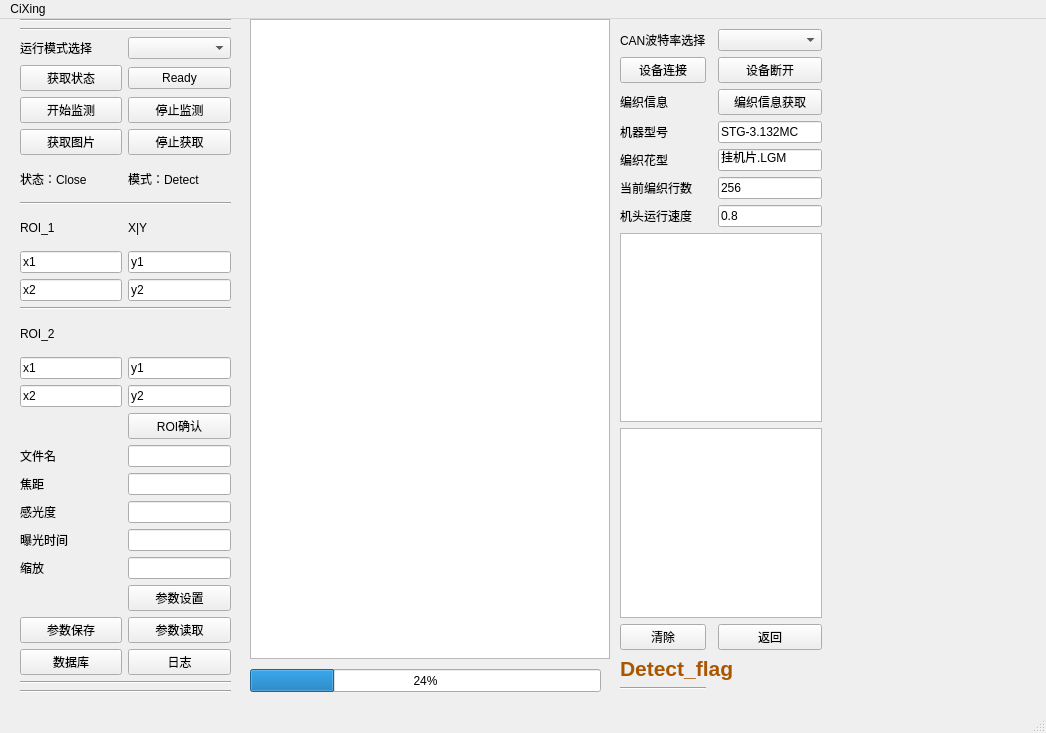
<?xml version="1.0" encoding="UTF-8"?>
<ui version="4.0">
 <class>MainWindow</class>
 <widget class="QMainWindow" name="MainWindow">
  <property name="geometry">
   <rect>
    <x>0</x>
    <y>0</y>
    <width>1046</width>
    <height>733</height>
   </rect>
  </property>
  <property name="windowTitle">
   <string>CanDerive</string>
  </property>
  <widget class="QWidget" name="centralwidget">
   <widget class="QWidget" name="gridLayoutWidget">
    <property name="geometry">
     <rect>
      <x>20</x>
      <y>0</y>
      <width>211</width>
      <height>674</height>
     </rect>
    </property>
    <layout class="QGridLayout" name="gridLayout_2">
     <item row="21" column="1">
      <widget class="QLineEdit" name="edit_par_ZoomRatio"/>
     </item>
     <item row="17" column="1">
      <widget class="QLineEdit" name="edit_par_FileName"/>
     </item>
     <item row="0" column="0" colspan="2">
      <widget class="Line" name="line_9">
       <property name="orientation">
        <enum>Qt::Horizontal</enum>
       </property>
      </widget>
     </item>
     <item row="5" column="0">
      <widget class="QPushButton" name="button_startDetect">
       <property name="maximumSize">
        <size>
         <width>16770000</width>
         <height>16777215</height>
        </size>
       </property>
       <property name="text">
        <string>开始监测</string>
       </property>
       <property name="default">
        <bool>false</bool>
       </property>
      </widget>
     </item>
     <item row="3" column="1">
      <widget class="QComboBox" name="comboBox_ModeSelect"/>
     </item>
     <item row="10" column="1">
      <widget class="QLineEdit" name="edit_roiRange1_y1">
       <property name="text">
        <string>y1</string>
       </property>
      </widget>
     </item>
     <item row="20" column="1">
      <widget class="QLineEdit" name="edit_par_ExposureTime"/>
     </item>
     <item row="23" column="0">
      <widget class="QPushButton" name="button_parSave">
       <property name="maximumSize">
        <size>
         <width>16770000</width>
         <height>16777215</height>
        </size>
       </property>
       <property name="text">
        <string>参数保存</string>
       </property>
       <property name="default">
        <bool>false</bool>
       </property>
      </widget>
     </item>
     <item row="8" column="0" colspan="2">
      <widget class="Line" name="line">
       <property name="orientation">
        <enum>Qt::Horizontal</enum>
       </property>
      </widget>
     </item>
     <item row="15" column="1">
      <widget class="QLineEdit" name="edit_roiRange2_y2">
       <property name="text">
        <string>y2</string>
       </property>
      </widget>
     </item>
     <item row="12" column="0" colspan="2">
      <widget class="Line" name="line_4">
       <property name="orientation">
        <enum>Qt::Horizontal</enum>
       </property>
      </widget>
     </item>
     <item row="15" column="0">
      <widget class="QLineEdit" name="edit_roiRange2_x2">
       <property name="text">
        <string>x2</string>
       </property>
      </widget>
     </item>
     <item row="18" column="0">
      <widget class="QLabel" name="label_foucusdistance">
       <property name="text">
        <string>焦距</string>
       </property>
      </widget>
     </item>
     <item row="14" column="0">
      <widget class="QLineEdit" name="edit_roiRange2_x1">
       <property name="text">
        <string>x1</string>
       </property>
      </widget>
     </item>
     <item row="21" column="0">
      <widget class="QLabel" name="label_zoomRatio">
       <property name="text">
        <string>缩放</string>
       </property>
      </widget>
     </item>
     <item row="23" column="1">
      <widget class="QPushButton" name="button_parReload">
       <property name="maximumSize">
        <size>
         <width>16770000</width>
         <height>16777215</height>
        </size>
       </property>
       <property name="text">
        <string>参数读取</string>
       </property>
       <property name="default">
        <bool>false</bool>
       </property>
      </widget>
     </item>
     <item row="4" column="0">
      <widget class="QPushButton" name="button_GetStatus">
       <property name="text">
        <string>获取状态</string>
       </property>
       <property name="default">
        <bool>false</bool>
       </property>
      </widget>
     </item>
     <item row="19" column="1">
      <widget class="QLineEdit" name="edit_par_ISO"/>
     </item>
     <item row="3" column="0">
      <widget class="QLabel" name="label_mode_select">
       <property name="text">
        <string>运行模式选择</string>
       </property>
      </widget>
     </item>
     <item row="5" column="1">
      <widget class="QPushButton" name="button_stopDetect">
       <property name="maximumSize">
        <size>
         <width>16770000</width>
         <height>16777215</height>
        </size>
       </property>
       <property name="text">
        <string>停止监测</string>
       </property>
       <property name="default">
        <bool>false</bool>
       </property>
      </widget>
     </item>
     <item row="9" column="0">
      <widget class="QLabel" name="label_roirange">
       <property name="text">
        <string>ROI_1</string>
       </property>
      </widget>
     </item>
     <item row="24" column="0">
      <widget class="QPushButton" name="button_SQLShow">
       <property name="maximumSize">
        <size>
         <width>16770000</width>
         <height>16777215</height>
        </size>
       </property>
       <property name="text">
        <string>数据库</string>
       </property>
       <property name="default">
        <bool>false</bool>
       </property>
      </widget>
     </item>
     <item row="24" column="1">
      <widget class="QPushButton" name="button_Log">
       <property name="maximumSize">
        <size>
         <width>16770000</width>
         <height>16777215</height>
        </size>
       </property>
       <property name="text">
        <string>日志</string>
       </property>
       <property name="default">
        <bool>false</bool>
       </property>
      </widget>
     </item>
     <item row="2" column="0" colspan="2">
      <widget class="Line" name="line_5">
       <property name="orientation">
        <enum>Qt::Horizontal</enum>
       </property>
      </widget>
     </item>
     <item row="25" column="0" colspan="2">
      <widget class="Line" name="line_6">
       <property name="orientation">
        <enum>Qt::Horizontal</enum>
       </property>
      </widget>
     </item>
     <item row="20" column="0">
      <widget class="QLabel" name="label_exposureTime">
       <property name="text">
        <string>曝光时间</string>
       </property>
      </widget>
     </item>
     <item row="11" column="1">
      <widget class="QLineEdit" name="edit_roiRange1_y2">
       <property name="text">
        <string>y2</string>
       </property>
      </widget>
     </item>
     <item row="19" column="0">
      <widget class="QLabel" name="label_iso">
       <property name="text">
        <string>感光度</string>
       </property>
      </widget>
     </item>
     <item row="17" column="0">
      <widget class="QLabel" name="label_filename">
       <property name="text">
        <string>文件名</string>
       </property>
      </widget>
     </item>
     <item row="22" column="1">
      <widget class="QPushButton" name="button_parSet">
       <property name="maximumSize">
        <size>
         <width>16770000</width>
         <height>16777215</height>
        </size>
       </property>
       <property name="text">
        <string>参数设置</string>
       </property>
       <property name="default">
        <bool>false</bool>
       </property>
      </widget>
     </item>
     <item row="7" column="0">
      <widget class="QLabel" name="label_stateshow">
       <property name="text">
        <string>状态：Close</string>
       </property>
      </widget>
     </item>
     <item row="6" column="0">
      <widget class="QPushButton" name="button_getImage">
       <property name="text">
        <string>获取图片</string>
       </property>
       <property name="default">
        <bool>false</bool>
       </property>
      </widget>
     </item>
     <item row="7" column="1">
      <widget class="QLabel" name="label_operatemode">
       <property name="text">
        <string>模式：Detect</string>
       </property>
      </widget>
     </item>
     <item row="4" column="1">
      <widget class="QPushButton" name="button_ReadyStatus">
       <property name="text">
        <string>Ready</string>
       </property>
       <property name="default">
        <bool>false</bool>
       </property>
      </widget>
     </item>
     <item row="10" column="0">
      <widget class="QLineEdit" name="edit_roiRange1_x1">
       <property name="text">
        <string>x1</string>
       </property>
      </widget>
     </item>
     <item row="6" column="1">
      <widget class="QPushButton" name="button_ImageStop">
       <property name="text">
        <string>停止获取</string>
       </property>
       <property name="default">
        <bool>false</bool>
       </property>
      </widget>
     </item>
     <item row="18" column="1">
      <widget class="QLineEdit" name="edit_par_focusDis"/>
     </item>
     <item row="27" column="0" colspan="2">
      <widget class="Line" name="line_7">
       <property name="orientation">
        <enum>Qt::Horizontal</enum>
       </property>
      </widget>
     </item>
     <item row="16" column="1">
      <widget class="QPushButton" name="button_roiRange">
       <property name="maximumSize">
        <size>
         <width>16770000</width>
         <height>16777215</height>
        </size>
       </property>
       <property name="text">
        <string>ROI确认</string>
       </property>
       <property name="default">
        <bool>false</bool>
       </property>
      </widget>
     </item>
     <item row="9" column="1">
      <widget class="QLabel" name="label_roirange_4">
       <property name="text">
        <string>X|Y</string>
       </property>
      </widget>
     </item>
     <item row="11" column="0">
      <widget class="QLineEdit" name="edit_roiRange1_x2">
       <property name="text">
        <string>x2</string>
       </property>
      </widget>
     </item>
     <item row="13" column="0" colspan="2">
      <widget class="QLabel" name="label_roirange_2">
       <property name="text">
        <string>ROI_2</string>
       </property>
      </widget>
     </item>
     <item row="14" column="1">
      <widget class="QLineEdit" name="edit_roiRange2_y1">
       <property name="text">
        <string>y1</string>
       </property>
      </widget>
     </item>
    </layout>
   </widget>
   <widget class="QGraphicsView" name="GraphView_Image">
    <property name="geometry">
     <rect>
      <x>250</x>
      <y>0</y>
      <width>360</width>
      <height>640</height>
     </rect>
    </property>
   </widget>
   <widget class="QWidget" name="gridLayoutWidget_2">
    <property name="geometry">
     <rect>
      <x>620</x>
      <y>10</y>
      <width>202</width>
      <height>661</height>
     </rect>
    </property>
    <layout class="QGridLayout" name="gridLayout">
     <item row="6" column="3">
      <widget class="QLineEdit" name="edit_mechine_vel_info">
       <property name="text">
        <string>0.8</string>
       </property>
      </widget>
     </item>
     <item row="0" column="1">
      <widget class="QLabel" name="label_baudRate">
       <property name="text">
        <string>CAN波特率选择</string>
       </property>
      </widget>
     </item>
     <item row="3" column="3">
      <widget class="QLineEdit" name="edit_machine_info">
       <property name="text">
        <string>STG-3.132MC</string>
       </property>
      </widget>
     </item>
     <item row="3" column="1">
      <widget class="QLabel" name="label_roirange_3">
       <property name="text">
        <string>机器型号</string>
       </property>
      </widget>
     </item>
     <item row="2" column="3">
      <widget class="QPushButton" name="button_knit_info">
       <property name="text">
        <string>编织信息获取</string>
       </property>
       <property name="default">
        <bool>false</bool>
       </property>
      </widget>
     </item>
     <item row="0" column="3">
      <widget class="QComboBox" name="comboBox_baudRate"/>
     </item>
     <item row="7" column="1" colspan="3">
      <widget class="QListWidget" name="listWidget_rec"/>
     </item>
     <item row="4" column="3">
      <widget class="QLineEdit" name="edit_knit_file_info">
       <property name="text">
        <string>挂机片.LGM</string>
       </property>
      </widget>
     </item>
     <item row="5" column="3">
      <widget class="QLineEdit" name="edit_knit_row">
       <property name="text">
        <string>256</string>
       </property>
      </widget>
     </item>
     <item row="9" column="1">
      <widget class="QPushButton" name="button_Log_2">
       <property name="maximumSize">
        <size>
         <width>16770000</width>
         <height>16777215</height>
        </size>
       </property>
       <property name="text">
        <string>清除</string>
       </property>
       <property name="default">
        <bool>false</bool>
       </property>
      </widget>
     </item>
     <item row="8" column="1" colspan="3">
      <widget class="QListWidget" name="listWidget_log"/>
     </item>
     <item row="6" column="1">
      <widget class="QLabel" name="label_roirange_8">
       <property name="text">
        <string>机头运行速度</string>
       </property>
      </widget>
     </item>
     <item row="1" column="3">
      <widget class="QPushButton" name="button_driver_disconnect">
       <property name="text">
        <string>设备断开</string>
       </property>
       <property name="default">
        <bool>false</bool>
       </property>
      </widget>
     </item>
     <item row="1" column="1">
      <widget class="QPushButton" name="button_driver_connect">
       <property name="text">
        <string>设备连接</string>
       </property>
       <property name="default">
        <bool>false</bool>
       </property>
      </widget>
     </item>
     <item row="4" column="1">
      <widget class="QLabel" name="label_roirange_6">
       <property name="text">
        <string>编织花型</string>
       </property>
      </widget>
     </item>
     <item row="5" column="1">
      <widget class="QLabel" name="label_roirange_7">
       <property name="text">
        <string>当前编织行数</string>
       </property>
      </widget>
     </item>
     <item row="9" column="3">
      <widget class="QPushButton" name="button_Log_3">
       <property name="maximumSize">
        <size>
         <width>16770000</width>
         <height>16777215</height>
        </size>
       </property>
       <property name="text">
        <string>返回</string>
       </property>
       <property name="default">
        <bool>false</bool>
       </property>
      </widget>
     </item>
     <item row="2" column="1">
      <widget class="QLabel" name="label_mode_select_2">
       <property name="text">
        <string>编织信息</string>
       </property>
      </widget>
     </item>
     <item row="10" column="1" colspan="3">
      <widget class="QLabel" name="label_detect_flag">
       <property name="toolTip">
        <string>&lt;html&gt;&lt;head/&gt;&lt;body&gt;&lt;p&gt;&lt;span style=&quot; font-size:14pt;&quot;&gt;No Detect&lt;/span&gt;&lt;/p&gt;&lt;p&gt;&lt;br/&gt;&lt;/p&gt;&lt;/body&gt;&lt;/html&gt;</string>
       </property>
       <property name="text">
        <string>&lt;html&gt;&lt;head/&gt;&lt;body&gt;&lt;p&gt;&lt;span style=&quot; font-size:16pt; font-weight:600; color:#aa5500;&quot;&gt;Detect_flag&lt;/span&gt;&lt;/p&gt;&lt;/body&gt;&lt;/html&gt;</string>
       </property>
      </widget>
     </item>
     <item row="11" column="1">
      <widget class="Line" name="line_8">
       <property name="orientation">
        <enum>Qt::Horizontal</enum>
       </property>
      </widget>
     </item>
    </layout>
   </widget>
   <widget class="QProgressBar" name="progressBar_piccture">
    <property name="geometry">
     <rect>
      <x>250</x>
      <y>650</y>
      <width>351</width>
      <height>23</height>
     </rect>
    </property>
    <property name="value">
     <number>24</number>
    </property>
   </widget>
  </widget>
  <widget class="QStatusBar" name="statusbar"/>
  <widget class="QMenuBar" name="menubar">
   <property name="geometry">
    <rect>
     <x>0</x>
     <y>0</y>
     <width>1046</width>
     <height>23</height>
    </rect>
   </property>
   <widget class="QMenu" name="menu">
    <property name="title">
     <string>CiXing</string>
    </property>
    <addaction name="separator"/>
   </widget>
   <addaction name="menu"/>
  </widget>
 </widget>
 <resources/>
 <connections/>
</ui>
